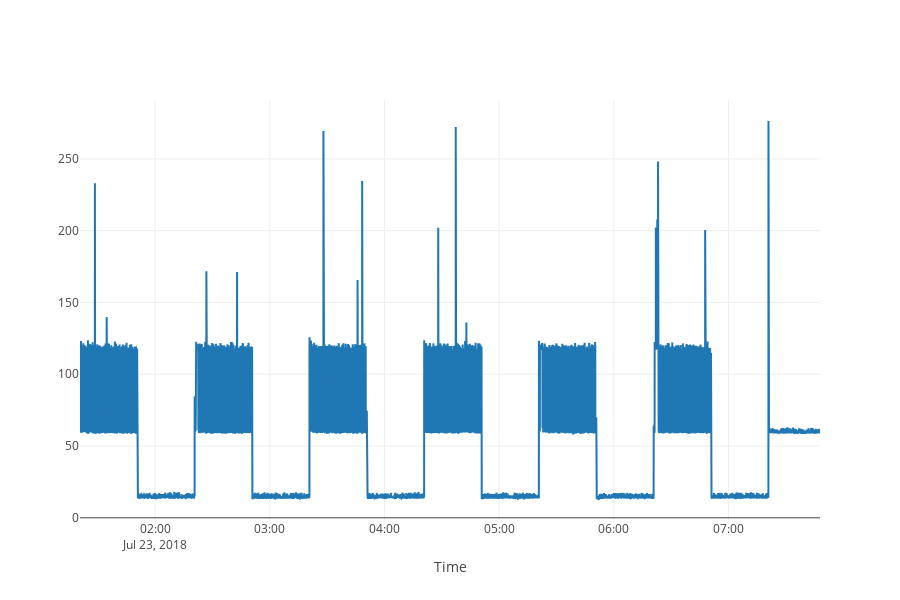

Write notebook code for a chart like this one.
### Markdown cell above
### ON - Sequence

During the on sequence, the effect of the MICs, in combination with the ESP (ON for 5s every 30s) is of 3-4degC. The SAM only (see OFF-sequence) gives approximatively 0.5degC when is stable.  

The effect of the current casing is of approximatively +6, +7 degC. The main issue with the casing is it's **high thermal inertia**, which provokes a very slow temperature filter and doesn't allow to capture quick temperature variations. Furthermore, as seen in the OFF-sequence, the temperature offset after 30min is of 1.5degC, making it impossible to create a case-independent algorithm.

### Code cell
# Plotly
import plotly as ply
import plotly.graph_objs as go
from plotly.widgets import GraphWidget
from plotly.offline import download_plotlyjs, init_notebook_mode, plot, iplot
from plotly.graph_objs import Scatter, Layout
import plotly.tools as tls

init_notebook_mode(connected=True)

# Plot Y limits
setLimits = False
maxY = 15000
minY = 0

toshow = []
axisshow = []
# meanTable = []

def show_devices(Source):
    _device_drop.options = [s for s in list(readings[Source]['devices'].keys())]
    _device_drop.source = Source
    #_min_date.value = readings[Source].index.min()._short_repr
    #_max_date.value = readings[Source].index.max()._short_repr

def show_sensors(Source):
    _sensor_drop.options = [s for s in list(readings[_test.value]['devices'][Source]['data'].columns)]
    _sensor_drop.source = Source
    _min_date.value = readings[_test.value]['devices'][Source]['data'].index.min()._short_repr
    _max_date.value = readings[_test.value]['devices'][Source]['data'].index.max()._short_repr

def clear_all(b):
    clear_output()
    del toshow[:]
    del axisshow[:]

def add_sensor(b):
    clear_output()
    d = [_device_drop.source, _sensor_drop.source, _sensor_drop.value]
    
    if d not in toshow: 
        toshow.append(d)
        axisshow.append(_axis_drop.value)
        
    plot_data = readings[toshow[0][0]]['devices'][toshow[0][1]]['data'].loc[:,(toshow[0][2],)]
    list_data_primary = []
    list_data_secondary = []
    list_data_terciary = []
    
    if b.slice_time:
        plot_data = plot_data[plot_data.index > _min_date.value]
        plot_data = plot_data[plot_data.index < _max_date.value]
    
    if len(toshow) > 1:
        for i in range(1, len(toshow)):
            plot_data = pd.merge(plot_data, readings[toshow[i][0]]['devices'][toshow[i][1]]['data'].loc[:,(toshow[i][2],)], left_index=True, right_index=True)

    print '-------------------------------------'
    print ' Medias:\n'
    meanTable = []
    for d in toshow:
        myMean = ' ' + d[1]  + "\t" + d[2] + "\t"
        meanTable.append(myMean)   
    res = plot_data.mean()
    for i in range(len(meanTable)): print meanTable[i] + '%.2f' % (res[i])
    print '-------------------------------------'

    # Change columns naming
    changed = []
    for i in range(len(plot_data.columns)):
        changed.append(toshow[i][0] + ' - '+ plot_data.columns[i])
    plot_data.columns = changed
    
    subplot_rows = 0
    if len(toshow) > 0:
        for i in range(len(toshow)):
            if axisshow[i]=='1': 
                list_data_primary.append(str(changed[i]))
                subplot_rows = max(subplot_rows,1)
            if axisshow[i]=='2': 
                list_data_secondary.append(str(changed[i]))
                subplot_rows = max(subplot_rows,2)
            if axisshow[i]=='3': 
                list_data_terciary.append(str(changed[i]))
                subplot_rows = max(subplot_rows,3)
          
        
    fig1 = tls.make_subplots(rows=subplot_rows, cols=1, shared_xaxes=_synchroniseXaxis.value)

    #if len(list_data_primary)>0:
        #fig1 = plot_data.iplot(kind='scatter', y = list_data_primary, asFigure=True, layout = layout)
    #ply.offline.iplot(fig1)
    
    for i in range(len(list_data_primary)):
        fig1.append_trace({'x': plot_data.index, 'y': plot_data[list_data_primary[i]], 'type': 'scatter', 'name': list_data_primary[i]}, 1, 1)

    for i in range(len(list_data_secondary)):
        fig1.append_trace({'x': plot_data.index, 'y': plot_data[list_data_secondary[i]], 'type': 'scatter', 'name': list_data_secondary[i]}, 2, 1)
    
    for i in range(len(list_data_terciary)):
        fig1.append_trace({'x': plot_data.index, 'y': plot_data[list_data_terciary[i]], 'type': 'scatter', 'name': list_data_terciary[i]}, 3, 1)

    if setLimits: 
        fig1['layout'].update(height = 600,
                            legend=dict(x=-.1, y=1.2) ,
                           xaxis=dict(title='Time'))
                          
    else:
        fig1['layout'].update(height = 600,
                              legend=dict(x=-.1, y=1.2) ,
                           xaxis=dict(title='Time'))
                           
    ply.offline.iplot(fig1)
    
def reset_time(b):
    _min_date.value = readings[b.src.value].index.min()._short_repr
    _max_date.value = readings[b.src.value].index.max()._short_repr

layout=widgets.Layout(width='330px')

# Test dropdown
_test = widgets.Dropdown(options=[k for k in readings.keys()], 
                        layout=layout,
                        description = 'Test')

_test_drop = widgets.interactive(show_devices, 
                                Source=_test, 
                                layout=layout)

# Device dropdown
_device = widgets.Dropdown(options=[k for k in readings[_test.value]['devices'].keys()], 
                        layout=layout,
                        description = 'Device')

_device_drop = widgets.interactive(show_sensors, 
                                Source=_device, 
                                layout=layout)

# Sensor dropdown
_sensor_drop = widgets.Dropdown(layout=layout,
                               description = 'Channel')

# Buttons
_b_add = widgets.Button(description='Add to Plot', layout=widgets.Layout(width='120px'))
_b_add.on_click(add_sensor)
_b_add.slice_time = False
_b_reset_all = widgets.Button(description='Clear all', layout=widgets.Layout(width='120px'))
_b_reset_all.on_click(clear_all)

# Axis dropdown
_axis_drop = widgets.Dropdown(
    options=['1', '2', '3'],
    value='1',
    description='Subplot:',
    disabled=False,
)

# Synchronise Checkbox
_synchroniseXaxis = widgets.Checkbox(value=False, 
                                     description='Synchronise X axis', 
                                     disabled=False, 
                                     layout=widgets.Layout(width='300px'))

# Date fields
_min_date = widgets.Text(description='Start date:', 
                         layout=widgets.Layout(width='330px'))
_max_date = widgets.Text(description='End date:', 
                         layout=widgets.Layout(width='330px'))

# Date buttons
_b_apply_time = _b_reset = widgets.Button(description='Apply dates', layout=widgets.Layout(width='100px'))
_b_apply_time.on_click(add_sensor)
_b_apply_time.slice_time = True
_b_reset_time = _b_reset = widgets.Button(description='Reset dates', layout=widgets.Layout(width='100px'))
_b_reset_time.on_click(reset_time)
#_b_reset_time.src = _kit


_device_box = widgets.HBox([_test_drop, _device_drop])
_sensor_box = widgets.HBox([_sensor_drop, _axis_drop, _synchroniseXaxis])
_plot_box = widgets.HBox([_b_add , _b_reset_all])
_time_box = widgets.HBox([_min_date,_max_date, _b_reset_time, _b_apply_time])
_root_box = widgets.VBox([_time_box, _device_box, _sensor_box, _plot_box])
display(_root_box)

### Figure 1 — Plotly figure (JSON) as saved in the notebook; plotly's stock layout.template omitted (floating-point values rounded to 4 significant figures; data arrays with more than 128 entries replaced by an {"elided": "..."} marker saying what was removed)
{"data": [{"name": "2018-07_INT_TEMP_CALIB_CASE_NIGHT_25degC - Current", "type": "scatter", "uid": "e2d3e32e-8fe5-11e8-b9e1-6c40088aab98", "x": {"elided": "11619 str values"}, "xaxis": "x", "y": {"elided": "11619 float values"}, "yaxis": "y"}], "layout": {"height": 600, "legend": {"x": -0.1, "y": 1.2}, "xaxis": {"anchor": "y", "domain": [0, 1], "title": "Time"}, "yaxis": {"anchor": "x", "domain": [0, 1]}}}
